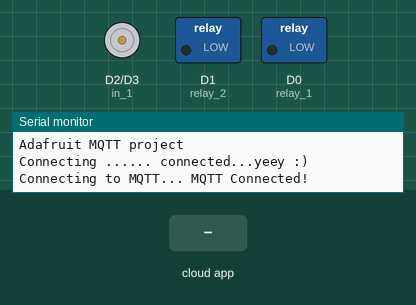
The sketch below on a simulated ESP8266 (NodeMCU). On the bench: motor-driver pin pairs drawn as motors (green arrow = first pin HIGH = forward, orange = second pin HIGH = backward, longer = more drive, scaled by the enable pin), switched loads named in the sketch (green lamp = pin HIGH), the last lines printed to the serial monitor. The test bench sets the inputs (shaded band). WiFi joins after 1.5 s; servers stay silent unless stated; no MQTT or app messages arrive unless stated.

Above: at 2.7 s.
2.8 s: the phone or cloud app sets relay1 to 1
At 3.9 s:
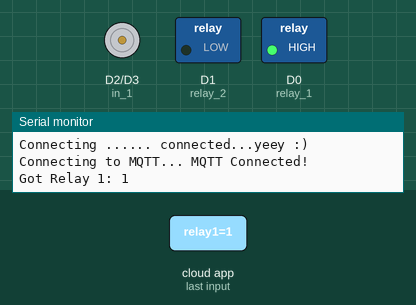
4.3 s: the phone or cloud app sets dcmotorrot1 to 0
5.8 s: the phone or cloud app sets relay2 to 1
At 6.2 s:
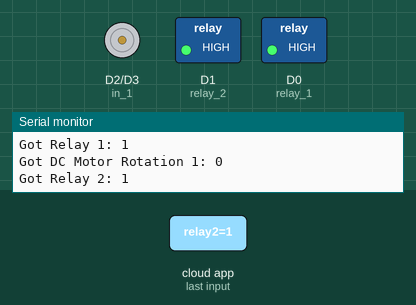
7.3 s: the phone or cloud app sets dcmotorrot2 to 0
8.8 s: the phone or cloud app sets relay1 to 0
At 9.6 s:
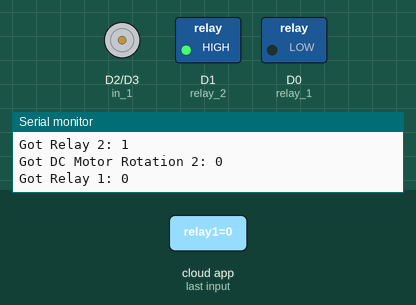
10.3 s: the phone or cloud app sets relay2 to 0
At 11.1 s:
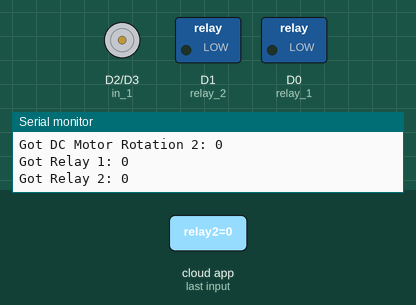
Timing chart, 0 to 12.8 s (numbered marks = the images above; inputs shaded):
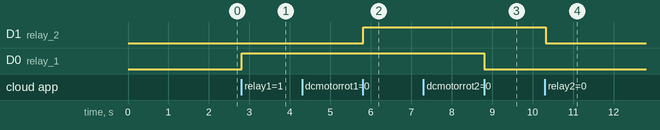

The sketch:

esp8266_code.ino
```cpp
#include <ESP8266WiFi.h>
#include <DNSServer.h>
#include <WiFiManager.h>
#include "Adafruit_MQTT.h"
#include "Adafruit_MQTT_Client.h"

/************************* Pin Definition *********************************/

//Relays for switching appliances
#define relay_1 D0
#define relay_2 D1

//Motor pins
#define in_1 D2
#define in_2 D3
#define en_1 D4

//Analog pin to read sensor value
#define sensor A0

/************************* Adafruit.io Setup *********************************/

#define AIO_SERVER      "io.adafruit.com"
#define AIO_SERVERPORT  1883                   // use 8883 for SSL
#define AIO_USERNAME    "anjanchatterjee"
#define AIO_KEY         "7ece82f8de734aad8bb7dbc92888747c"

/************ Global State (no need to change this!) ******************/

// Create an ESP8266 WiFiClient class to connect to the MQTT server.
WiFiClient client;
// or... use WiFiClientSecure for SSL
//WiFiClientSecure client;

// Setup the MQTT client class by passing in the WiFi client and MQTT server and login details.
Adafruit_MQTT_Client mqtt(&client, AIO_SERVER, AIO_SERVERPORT, AIO_USERNAME, AIO_KEY);

/****************************** Feeds ***************************************/

// Setup feed for publishing.
// Notice MQTT paths for AIO follow the form: <username>/feeds/<feedname>
Adafruit_MQTT_Publish photocell = Adafruit_MQTT_Publish(&mqtt, AIO_USERNAME "/feeds/photocell");
Adafruit_MQTT_Publish tempf = Adafruit_MQTT_Publish(&mqtt, AIO_USERNAME "/feeds/tempf");
Adafruit_MQTT_Publish tempc = Adafruit_MQTT_Publish(&mqtt, AIO_USERNAME "/feeds/tempc");

// Setup feed for subscribing to changes.
Adafruit_MQTT_Subscribe onoffbutton1 = Adafruit_MQTT_Subscribe(&mqtt, AIO_USERNAME "/feeds/relay1");
Adafruit_MQTT_Subscribe onoffbutton2 = Adafruit_MQTT_Subscribe(&mqtt, AIO_USERNAME "/feeds/relay2");
Adafruit_MQTT_Subscribe onoffbutton3 = Adafruit_MQTT_Subscribe(&mqtt, AIO_USERNAME "/feeds/dcmotorrot1");
Adafruit_MQTT_Subscribe onoffbutton4 = Adafruit_MQTT_Subscribe(&mqtt, AIO_USERNAME "/feeds/dcmotorrot2");

/*************************** Main Code ************************************/

void MQTT_connect();

void setup() {

  WiFi.mode(WIFI_STA); // explicitly set mode, esp defaults to STA+AP

  Serial.begin(115200);
  delay(10);
  pinMode(relay_1,OUTPUT);
  pinMode(relay_2,OUTPUT);
  pinMode(in_1,OUTPUT);
  pinMode(in_2,OUTPUT);
  pinMode(en_1,OUTPUT);
  pinMode(sensor,INPUT);

  Serial.println(F("Adafruit MQTT project"));

  // Connect to WiFi access point.
  Serial.println(); Serial.println();
  Serial.print("Connecting ...... ");

  WiFiManager wm;

  bool res;
  // res = wm.autoConnect(); // auto generated AP name from chipid
  // res = wm.autoConnect("AutoConnectAP"); // anonymous ap
  res = wm.autoConnect("iotAutomation","123456ac"); // password protected ap

  if(!res) {
      Serial.println("Failed to connect");
      // ESP.restart();
  }
  else {
      //connected to the WiFi
      Serial.println("connected...yeey :)");
  }

  // Setup MQTT subscription for onoff feed.
  mqtt.subscribe(&onoffbutton1);
  mqtt.subscribe(&onoffbutton2);
  mqtt.subscribe(&onoffbutton3);
  mqtt.subscribe(&onoffbutton4);
}

uint32_t x=0;

void loop() {
  // Ensure the connection to the MQTT server is alive (this will make the first
  // connection and automatically reconnect when disconnected).  See the MQTT_connect
  // function definition further below.
  MQTT_connect();

  // this is our 'wait for incoming subscription packets' busy subloop

  Adafruit_MQTT_Subscribe *subscription;
  while ((subscription = mqtt.readSubscription(5000))) {
    if (subscription == &onoffbutton1) {
      Serial.print(F("Got Relay 1: "));
      Serial.println((char *)onoffbutton1.lastread);
      uint16_t state = atoi((char *)onoffbutton1.lastread);  // convert to a number
      digitalWrite(relay_1,state);
    }
      if (subscription == &onoffbutton2) {
      Serial.print(F("Got Relay 2: "));
      Serial.println((char *)onoffbutton2.lastread);
      uint16_t state = atoi((char *)onoffbutton2.lastread);  // convert to a number
      digitalWrite(relay_2,state);
    }
      if (subscription == &onoffbutton3) {
      Serial.print(F("Got DC Motor Rotation 1: "));
      Serial.println((char *)onoffbutton3.lastread);
      uint16_t state = atoi((char *)onoffbutton3.lastread);  // convert to a number
      analogWrite(en_1, state);   //sets the motors speed
      digitalWrite(in_1, HIGH);
      digitalWrite(in_2, LOW);
    }
      if (subscription == &onoffbutton4) {
      Serial.print(F("Got DC Motor Rotation 2: "));
      Serial.println((char *)onoffbutton4.lastread);
      uint16_t state = atoi((char *)onoffbutton4.lastread);  // convert to a number
      analogWrite(en_1, state);   //sets the motors speed
      digitalWrite(in_1, LOW);
      digitalWrite(in_2, HIGH);
    }
  }

//   Now we can publish stuff!
  Serial.print(F("\nSending photocell val "));
  Serial.print("Photocell");
  Serial.println(analogRead(sensor));
  Serial.print("...");
  int sensor_val = analogRead(sensor);

//  For LDR value
  if (! photocell.publish(sensor_val)) {
    Serial.println(F("Failed"));
  } else {
    Serial.println(F("OK!"));
  }

//  For temperature in Celsius
  float millivolts = (sensor_val/1024.0) * 3300; //3300 is the voltage provided by NodeMCU
  float celsius = millivolts/10;
  Serial.print("in DegreeC=   ");
  Serial.println(celsius);

  if (! tempc.publish(celsius)) {
    Serial.println(F("Failed"));
  } else {
    Serial.println(F("OK!"));
  }

//  For temperature in Fahrenheit
  float fahrenheit = ((celsius * 9)/5 + 32);
  Serial.print(" in Farenheit=   ");
  Serial.println(fahrenheit);

  if (! tempf.publish(fahrenheit)) {
    Serial.println(F("Failed"));
  } else {
    Serial.println(F("OK!"));
  }

  // delay(1000);

}

// Function to connect and reconnect as necessary to the MQTT server.
// Should be called in the loop function and it will take care if connecting.
void MQTT_connect() {
  int8_t ret;

  // Stop if already connected.
  if (mqtt.connected()) {
    return;
  }

  Serial.print("Connecting to MQTT... ");

  uint8_t retries = 3;
  while ((ret = mqtt.connect()) != 0) { // connect will return 0 for connected
       Serial.println(mqtt.connectErrorString(ret));
       Serial.println("Retrying MQTT connection in 5 seconds...");
       mqtt.disconnect();
       delay(5000);  // wait 5 seconds
       retries--;
       if (retries == 0) {
         // basically die and wait for WDT to get reset
         while (1);
       }
  }
  Serial.println("MQTT Connected!");
}
```

Measured:
- after the input at 2.8 s, D0 (relay_1): LOW → HIGH at once
- after the input at 5.8 s, D1 (relay_2): LOW → HIGH at once
- after the input at 8.8 s, D0 (relay_1): HIGH → LOW at once
- after the input at 10.3 s, D1 (relay_2): HIGH → LOW at once
